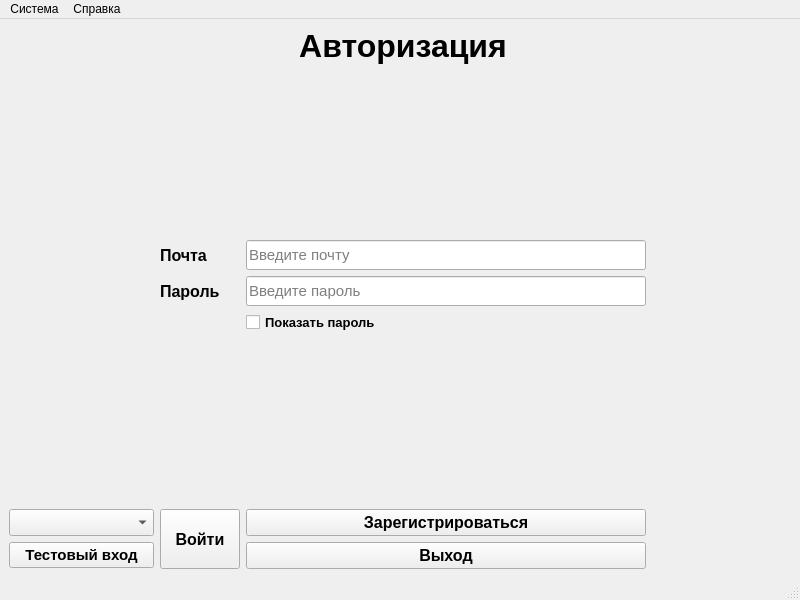
<?xml version="1.0" encoding="UTF-8"?>
<ui version="4.0">
 <class>MainWindow</class>
 <widget class="QMainWindow" name="MainWindow">
  <property name="geometry">
   <rect>
    <x>0</x>
    <y>0</y>
    <width>800</width>
    <height>600</height>
   </rect>
  </property>
  <property name="minimumSize">
   <size>
    <width>800</width>
    <height>600</height>
   </size>
  </property>
  <property name="windowTitle">
   <string>Авторизация</string>
  </property>
  <widget class="QWidget" name="centralwidget">
   <layout class="QGridLayout" name="gridLayout_2">
    <item row="0" column="0">
     <layout class="QGridLayout" name="gridLayout">
      <item row="1" column="1">
       <spacer name="verticalSpacer_2">
        <property name="orientation">
         <enum>Qt::Vertical</enum>
        </property>
        <property name="sizeHint" stdset="0">
         <size>
          <width>20</width>
          <height>40</height>
         </size>
        </property>
       </spacer>
      </item>
      <item row="2" column="3">
       <spacer name="horizontalSpacer_2">
        <property name="orientation">
         <enum>Qt::Horizontal</enum>
        </property>
        <property name="sizeType">
         <enum>QSizePolicy::Expanding</enum>
        </property>
        <property name="sizeHint" stdset="0">
         <size>
          <width>40</width>
          <height>20</height>
         </size>
        </property>
       </spacer>
      </item>
      <item row="2" column="1">
       <widget class="QLabel" name="emailLabel">
        <property name="sizePolicy">
         <sizepolicy hsizetype="Minimum" vsizetype="Preferred">
          <horstretch>0</horstretch>
          <verstretch>0</verstretch>
         </sizepolicy>
        </property>
        <property name="font">
         <font>
          <pointsize>12</pointsize>
          <weight>75</weight>
          <bold>true</bold>
         </font>
        </property>
        <property name="text">
         <string>Почта</string>
        </property>
       </widget>
      </item>
      <item row="5" column="1">
       <spacer name="verticalSpacer">
        <property name="orientation">
         <enum>Qt::Vertical</enum>
        </property>
        <property name="sizeHint" stdset="0">
         <size>
          <width>20</width>
          <height>40</height>
         </size>
        </property>
       </spacer>
      </item>
      <item row="6" column="1" rowspan="2">
       <widget class="QPushButton" name="enterPushButton">
        <property name="sizePolicy">
         <sizepolicy hsizetype="Maximum" vsizetype="Expanding">
          <horstretch>0</horstretch>
          <verstretch>0</verstretch>
         </sizepolicy>
        </property>
        <property name="font">
         <font>
          <pointsize>12</pointsize>
          <weight>75</weight>
          <bold>true</bold>
         </font>
        </property>
        <property name="text">
         <string>Войти</string>
        </property>
       </widget>
      </item>
      <item row="0" column="1" colspan="2">
       <widget class="QLabel" name="label">
        <property name="font">
         <font>
          <pointsize>24</pointsize>
          <weight>75</weight>
          <bold>true</bold>
         </font>
        </property>
        <property name="text">
         <string>Авторизация</string>
        </property>
        <property name="alignment">
         <set>Qt::AlignCenter</set>
        </property>
       </widget>
      </item>
      <item row="7" column="2">
       <widget class="QPushButton" name="exitPushButton">
        <property name="font">
         <font>
          <pointsize>12</pointsize>
          <weight>75</weight>
          <bold>true</bold>
         </font>
        </property>
        <property name="text">
         <string>Выход</string>
        </property>
       </widget>
      </item>
      <item row="2" column="0">
       <spacer name="horizontalSpacer">
        <property name="orientation">
         <enum>Qt::Horizontal</enum>
        </property>
        <property name="sizeType">
         <enum>QSizePolicy::Expanding</enum>
        </property>
        <property name="sizeHint" stdset="0">
         <size>
          <width>40</width>
          <height>20</height>
         </size>
        </property>
       </spacer>
      </item>
      <item row="6" column="2">
       <widget class="QPushButton" name="regPushButton">
        <property name="font">
         <font>
          <pointsize>12</pointsize>
          <weight>75</weight>
          <bold>true</bold>
         </font>
        </property>
        <property name="text">
         <string>Зарегистрироваться</string>
        </property>
       </widget>
      </item>
      <item row="3" column="1">
       <widget class="QLabel" name="passwordLabel">
        <property name="sizePolicy">
         <sizepolicy hsizetype="Maximum" vsizetype="Preferred">
          <horstretch>0</horstretch>
          <verstretch>0</verstretch>
         </sizepolicy>
        </property>
        <property name="font">
         <font>
          <pointsize>12</pointsize>
          <weight>75</weight>
          <bold>true</bold>
         </font>
        </property>
        <property name="text">
         <string>Пароль</string>
        </property>
       </widget>
      </item>
      <item row="4" column="2">
       <widget class="QCheckBox" name="showPasswordCheckBox">
        <property name="font">
         <font>
          <pointsize>10</pointsize>
          <weight>75</weight>
          <bold>true</bold>
         </font>
        </property>
        <property name="text">
         <string>Показать пароль</string>
        </property>
       </widget>
      </item>
      <item row="3" column="2">
       <widget class="QLineEdit" name="passwordLineEdit">
        <property name="minimumSize">
         <size>
          <width>0</width>
          <height>30</height>
         </size>
        </property>
        <property name="maximumSize">
         <size>
          <width>16777215</width>
          <height>30</height>
         </size>
        </property>
        <property name="font">
         <font>
          <pointsize>11</pointsize>
         </font>
        </property>
        <property name="placeholderText">
         <string>Введите пароль</string>
        </property>
       </widget>
      </item>
      <item row="2" column="2">
       <widget class="QLineEdit" name="emailLineEdit">
        <property name="minimumSize">
         <size>
          <width>400</width>
          <height>30</height>
         </size>
        </property>
        <property name="maximumSize">
         <size>
          <width>16777215</width>
          <height>30</height>
         </size>
        </property>
        <property name="font">
         <font>
          <pointsize>11</pointsize>
         </font>
        </property>
        <property name="placeholderText">
         <string>Введите почту</string>
        </property>
       </widget>
      </item>
      <item row="6" column="0">
       <widget class="QComboBox" name="usersComboBox">
        <property name="sizePolicy">
         <sizepolicy hsizetype="Minimum" vsizetype="Minimum">
          <horstretch>0</horstretch>
          <verstretch>0</verstretch>
         </sizepolicy>
        </property>
        <property name="font">
         <font>
          <pointsize>11</pointsize>
          <weight>75</weight>
          <bold>true</bold>
         </font>
        </property>
       </widget>
      </item>
      <item row="7" column="0">
       <widget class="QPushButton" name="debugEnterPushButton">
        <property name="font">
         <font>
          <pointsize>11</pointsize>
          <weight>75</weight>
          <bold>true</bold>
         </font>
        </property>
        <property name="text">
         <string>Тестовый вход</string>
        </property>
       </widget>
      </item>
     </layout>
    </item>
   </layout>
  </widget>
  <widget class="QMenuBar" name="menubar">
   <property name="geometry">
    <rect>
     <x>0</x>
     <y>0</y>
     <width>800</width>
     <height>21</height>
    </rect>
   </property>
   <widget class="QMenu" name="menu">
    <property name="title">
     <string>Система</string>
    </property>
    <addaction name="settingsAction"/>
    <addaction name="exitAction"/>
   </widget>
   <widget class="QMenu" name="menu_2">
    <property name="title">
     <string>Справка</string>
    </property>
    <addaction name="aboutAppAction"/>
   </widget>
   <addaction name="menu"/>
   <addaction name="menu_2"/>
  </widget>
  <widget class="QStatusBar" name="statusbar"/>
  <action name="settingsAction">
   <property name="text">
    <string>Настройки</string>
   </property>
  </action>
  <action name="exitAction">
   <property name="text">
    <string>Закрыть приложение</string>
   </property>
  </action>
  <action name="aboutAppAction">
   <property name="text">
    <string>О программе</string>
   </property>
  </action>
  <action name="defaultAction">
   <property name="text">
    <string>Удалить базу данных и установить все по умолчанию</string>
   </property>
  </action>
 </widget>
 <tabstops>
  <tabstop>emailLineEdit</tabstop>
  <tabstop>passwordLineEdit</tabstop>
  <tabstop>showPasswordCheckBox</tabstop>
  <tabstop>enterPushButton</tabstop>
  <tabstop>regPushButton</tabstop>
  <tabstop>exitPushButton</tabstop>
 </tabstops>
 <resources/>
 <connections/>
</ui>
